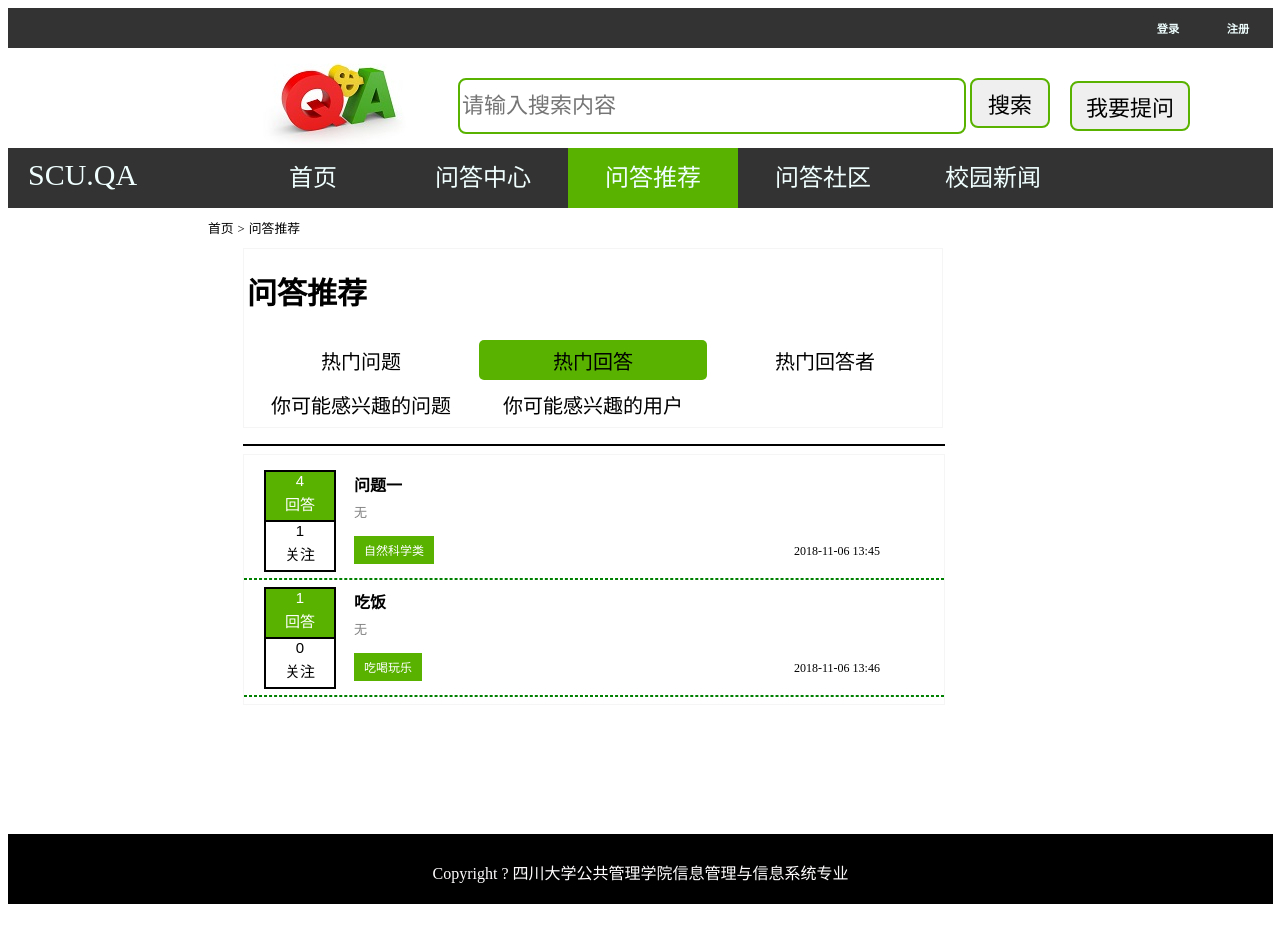
The page /recommend_hot_answer/ on the database its author committed.
### QA/models.py (models this page shows)
class Question(models.Model):
    qauthor = models.ForeignKey(User, on_delete=models.CASCADE)
    ftype = models.ForeignKey(First_type,on_delete=models.CASCADE)
    stype = models.ForeignKey(Second_type,on_delete=models.CASCADE)
    qtitle = models.CharField(max_length=100)
    qcontent = models.TextField(max_length=500)
    q_time = models.DateTimeField(auto_now_add=True)
    q_img = models.ImageField(blank=True, null=True,upload_to='question_img')
    q_file = models.FileField(blank=True, null=True, upload_to='question_file')

class Second_type(models.Model):
    tid = models.IntegerField(unique=True, primary_key=True)
    tname = models.CharField(max_length=50)
    Ptype = models.ForeignKey(First_type, on_delete=models.CASCADE)

### QA/views.py (the view)
# urls.py: url(r'^recommend_hot_answer/$', views.hot_answer, name='hot_answer'),
def hot_answer(req):
    question_list=[]
    answers = models.Answer.objects.annotate(num_comments=Count('answer_comment')).filter(num_comments__gte=1).order_by('-num_comments')
    for answer in answers:
        question=answer.qid
        if question not in question_list:
            question_list.append(question)
    return render(req,'hot_answer.html',locals())

### templates/hot_answer.html (shortened to what this page needs)
{% extends "base1.html" %}
{% load staticfiles %}
{% block css %}
    <link rel="stylesheet" type="text/css" href="{% static 'css/base.css' %}" >
    <link rel="stylesheet" type="text/css" href="{% static 'css/type.css' %}" >
{% endblock %}
{% block content %}
    <div class="types">
        <div class="type_header">
            <a href="/index/">首页</a>
            <span>></span>
            <a href="/hot_question/">问答推荐</a>
        </div>
        <table class="type_category">
            <tr><td><h1>问答推荐</h1></td></tr>
            <tr>
                <td><a {%if request.path == '/recommend_hot_question/'%} class="current"{% endif %}href="/recommend_hot_question/">热门问题</a></td>
                <td><a {%if request.path == '/recommend_hot_answer/'%} class="current"{% endif %}href="/recommend_hot_answer/">热门回答</a> </td>
                <td><a {%if request.path == '/recommend_hot_answerer/'%} class="current"{% endif %}href="/recommend_hot_answerer/">热门回答者</a> </td>
            </tr>
            <tr>
                <td><a {%if request.path == '/recommend_question/'%} class="current"{% endif %}href="/recommend_question/">你可能感兴趣的问题</a></td>
                <td><a {%if request.path == '/recommend_user/'%} class="current"{% endif %}href="/recommend_user/">你可能感兴趣的用户</a> </td>
            </tr>
        </table>
        <hr style="border: 1px black solid;margin-left: 35px;width: 700px">
        <div class="type_question">
            {% for question in question_list %}
                <div class="type_question_left">
                    <div class="question_answers">{{ question.answer_set.count }}<p>回答</p></div>
                    <div class="question_favorites">{{ question.question_favorite_set.count }}<p>关注</p></div>
                </div>
                <div class="type_question_right">
                    <div class="type_title"><a href="/detail-{{ question.id }}/">{{question.qtitle}}</a></div>
                    <div class="type_content">{{ question.qcontent }}</div>
                    <div class="type_button">
                        <div class="type_name"><a href="/type2-{{ question.stype.tid }}/">{{ question.stype.tname }}</a></div>
                        <span>{{ question.q_time|date:"Y-m-d H:i" }}</span>
                    </div>
                </div>
                <hr style="border: 1px dashed green">
            {% empty %}
                <p>暂无活动</p>
            {% endfor %}
        </div>
    </div>
{% endblock content%}

### static/css/type.css (style rules this page uses)
.current { background-color:#59B200; color: white; border-radius: 5px; }
.types { min-height:600px; width: 700px; margin-left:200px; }
.type_header { height: 30px; margin-top: 10px; }
.type_header a { text-decoration:none; height: 30px; color: black; font-size:80%; }
.type_header span { font-size:80%; height: 40px; color: black; }
.type_category { border: 1px solid whitesmoke; height:60px; width: 700px; margin-left:35px; margin-right:35px; }
.type_category h1 { font-size: 30px; }
.type_category td { width: 80px; height: 40px; line-height: 44px; }
.type_category a { text-align: center; display: block; text-decoration:none; height: 40px; max-width: 300px; color: black; font-size:20px; }
.type_question { border: 1px solid whitesmoke; width: 700px; margin-left: 35px; margin-right: 35px; font-size:15px; }
.type_question_left { font-size: 15px; font-family: Arial; margin-left: 20px; width: 70px; height: 100px; float: left; border: 1px solid black; text-align: center; }
.type_question_left p { line-height: 1px; }
.question_answers { color: white; background: #59B200; border: 1px solid black; }
.question_favorites { border: 1px solid black; }
.type_question_right { margin-left:110px; width:550px; height: 100px; }
.type_title { font-size: 16px; font-weight: 700; width: 550px; white-space: nowrap; text-overflow: ellipsis; overflow:hidden; }
.type_title a { text-decoration:none; color: black; line-height: 200%; }
.type_content { font-weight:300; font-size: 13px; color: grey; text-overflow:ellipsis; overflow:hidden; white-space: nowrap; }
.type_button { margin-top: 15px; font-size: 12px; font-weight: 500; }
.type_name { float: left; width: 100px; }
.type_name a { display: inline-block; padding:5px 10px; background-color: #59B200; color: white; text-decoration: none; }
.type_button span { line-height: 250%; margin-left: 340px; }

### rows shown on the page
Question: answer_set.count "4", question_favorite_set.count "1", qtitle "问题一", qcontent "无", stype.tname "自然科学类", q_time "2018-11-06 13:45"
Question: answer_set.count "1", question_favorite_set.count "0", qtitle "吃饭", qcontent "无", stype.tname "吃喝玩乐", q_time "2018-11-06 13:46"
